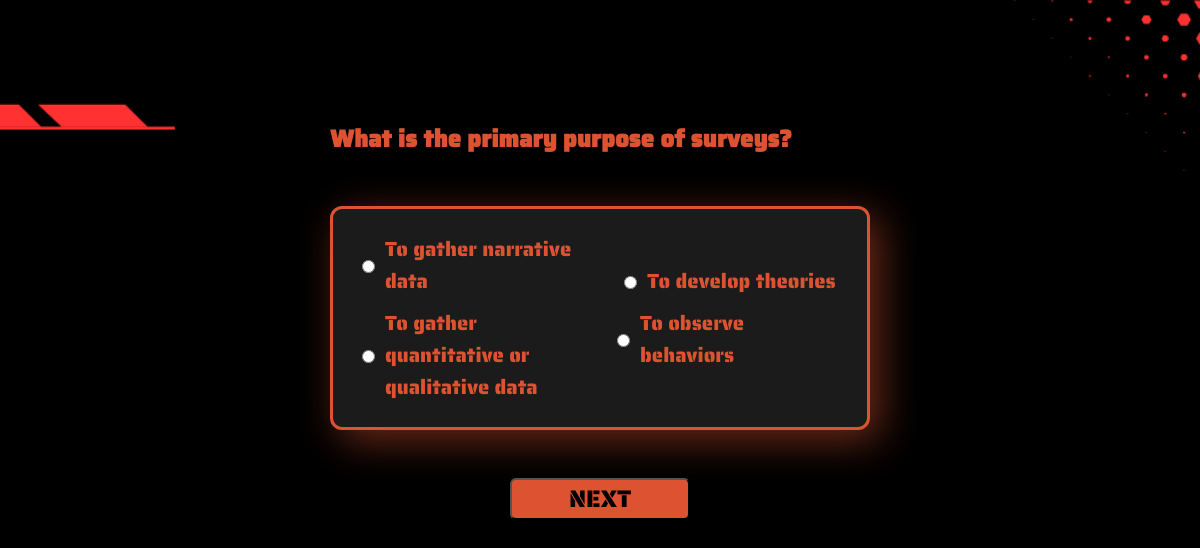
/Guest/Quiz/Quiz_3.php, run on the app's committed database.
### tables this page shows
CREATE TABLE `questions` (
  `question_id` varchar(25) NOT NULL,
  `question` text NOT NULL,
  `option_1` text NOT NULL,
  `option_2` text NOT NULL,
  `option_3` text NOT NULL,
  `option_4` text NOT NULL,
  `correct_answer` int(2) NOT NULL,
  `topic_id` varchar(25) DEFAULT NULL,
  `total_attempts` int(4) NOT NULL,
  `correct_attempts` int(4) NOT NULL
);

### Guest/Quiz/Quiz_3.php (the view, shortened to what this page needs)
<?php
include("../../assets/conn.php");
$topic_id = isset($_GET['topic_id']) ? $_GET['topic_id'] : 'T003';
$total_questions_query = $conn->prepare("SELECT COUNT(*) FROM questions WHERE topic_id = ?");
$total_questions_query->bind_param("s", $_SESSION['topic_id']);
$total_questions_query->execute();
$total_questions_result = $total_questions_query->get_result();
$total_questions_count = $total_questions_result->fetch_array()[0];
$current_question_number = $_SESSION['current_question'] - 1;
$query = $conn->prepare("SELECT * FROM questions WHERE topic_id = ? ORDER BY question_id ASC LIMIT ?, 1");
$query->bind_param("si", $topic_id, $current_question_number);
$query->execute();
$result = $query->get_result();
$question = $result->fetch_assoc();
$question_text = $question['question'];
$option_1 = $question['option_1'];
$option_2 = $question['option_2'];
$option_3 = $question['option_3'];
$option_4 = $question['option_4'];
?>
<!DOCTYPE html>
<html lang="en">
<head>
    <link rel="stylesheet" href="../../styles.css">
</head>
<body>
<div class="form-container">
    <h2><?php echo $question_text; ?></h2>
    <form method="POST" action="Quiz_3.php?topic_id=<?php echo $topic_id; ?>">
        <div class="options-container">
            <div class="option-column">
                <div class="option-item">
                    <input type="radio" name="answer" value="1">
                    <label><?php echo $option_1; ?></label>
                </div>
                <div class="option-item">
                    <input type="radio" name="answer" value="2">
                    <label><?php echo $option_2; ?></label>
                </div>
            </div>
            <div class="option-column">
                <div class="option-item">
                    <input type="radio" name="answer" value="3">
                    <label><?php echo $option_3; ?></label>
                </div>
                <div class="option-item">
                    <input type="radio" name="answer" value="4">
                    <label><?php echo $option_4; ?></label>
                </div>
            </div>
        </div>
        <button type="submit"><?php echo ($_SESSION['current_question'] == $total_questions_count) ? 'SUBMIT' : 'NEXT'; ?></button>
    </form>
</div>
</body>
</html>

### styles.css (style rules this page uses)
body { background-image: url('images/background_image.png'); background-size: cover; background-position: center; background-repeat: no-repeat; background-attachment: fixed; height: 100%; font-family: 'CustomFont'; color: rgb(248, 0, 0); height: 720px; transition: font-size 0.2s ease; }

### Guest/Quiz/Quiz_3.php (style rules this page uses)
body { font-family: 'CustomFont'; color: rgb(221, 83, 49); }
.form-container { max-width: 45vw; margin: auto; margin-top: 10vw; }
h2 { font-size: 2vw; margin-bottom: 4vw; cursor: default; }
form { display: flex; flex-direction: column; }
.options-container { display: flex; justify-content: space-between; align-items: center; gap: 2vw; margin-bottom: 4vw; background-color: rgb(27, 27, 27); border: solid; border-radius: 1vw; box-shadow: 10px 10px 40px rgba(221, 83, 49, 0.5); padding: 2vw; }
.option-column { flex: 1; display: flex; flex-direction: column; justify-content: center; align-items: center; gap: 10px; }
.option-item { display: flex; align-items: center; }
.option-item input[type="radio"] { margin-right: 10px; }
.option-item label { font-size: 1.7vw; }
button { font-family: 'CustomFont'; background-color: rgb(221, 83, 49); align-items: center; width: 15vw; height: 3.5vw; justify-content: center; font-size: 2vw; color: rgb(0, 0, 0); border-radius: 0.5vw; border-color: rgb(0, 0, 0); transition: font-size 0.2s ease; display: flex; cursor: pointer; margin: auto; }

### data on the page
questions: question "What is the primary purpose of surveys?", option_1 "To gather narrative data", option_2 "To gather quantitative or qualitative data", option_3 "To develop theories", option_4 "To observe behaviors"
